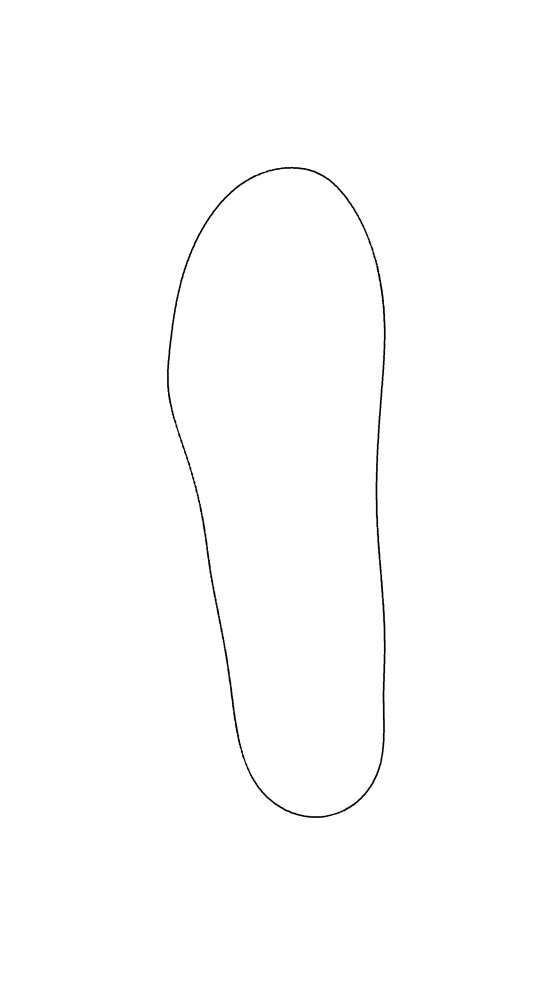
#> input picture WSTAR - hydro trainer/290RB.jpg, 1658 x 2954 px, found by its file name (shown at 1/3 size)
$ python control_point_v2.py
#> lines starting #> are read from the running program, lines starting #| are printed output that depends on the picture; after the words box and inside, x2 and y2 are one past the last pixel; in counts of white or black regions, pixels touching at a corner belong together
import os
import numpy as np
import matplotlib
import matplotlib.pyplot as plt

# --- Matplotlib 백엔드 설정 ---
preferred_backends = ["QtAgg", "Qt5Agg", "TkAgg"]
for be in preferred_backends:
    try:
        matplotlib.use(be, force=True)
        break
    except Exception:
        pass
print("Matplotlib backend:", matplotlib.get_backend())


# --- 이미지 및 윤곽선 처리 함수 ---
# 1.이미지 이진 마스킹
def load_binary_outline(image_path, thresh=0.8):
    import matplotlib.image as mpimg
    img = mpimg.imread(image_path) # GUI 띄어줄 이미지를 읽음

    if img.ndim == 3: # 색 이미지임 ㅇㅇ
        gray = img[..., :3].mean(axis=2) # 해당 이미지  >>> 3색 평균값으로 만들고 이걸  흑백으로 변환시킴

    else: # 아님!
        gray = img.astype(float)

    # 흑백 사진에 대해서 정규화 시킴
    gray = (gray - gray.min()) / (gray.max() - gray.min() + 1e-9)

    # 흑백 사진에 대해서 이진 마스킹 진행 >> 그냥 흑/백 부분으로 나누는거
    #thresh는 0.8로 밝기가 0.8보다 어두우면 1로 나옴 ㅇㅇ
    mask = (gray < thresh).astype(np.uint8)

    try:# 마스크를 좀 더 다듬는 구간 (너무 삐뚤빼뚤해서 그럼) 생각 ㄴㄴ
        from scipy.ndimage import binary_dilation, binary_closing
        mask = binary_closing(mask, iterations=1)
        mask = binary_dilation(mask, iterations=1)
    except Exception: print("Scipy not found.")

    return mask # 마스킹 완성!


# 2.윤곽선 추출
def largest_contour(mask):
    from skimage import measure
    # 앞에서 마스킹 한거 ㅇㅇ 그거가지고 윤곽선 추출 level은 강도임
    contours = measure.find_contours(mask, level=0.5)
    if not contours: raise RuntimeError("No contour found.")
    return np.fliplr(max(contours, key=len))  # >> 가장 큰 외곽선 선택   >> 그리고 나서 좌우 반전함 --------  contour 좌표는 (row, col) = (y, x) 순서라서 우리가 아는 x/y좌표에 너으려면 그래야한뎅


# 3.윤곽선을 다각형으로 만듬
def resample_polyline(points, n_samples):# points - 윤곽선 전체를 n_samples개의 점으로 다각형을 그림!
    P = np.vstack([points, points[0]]) ## 시작점과 끝점을 일단 연결함 >> 끊어져있을수도 있으니께

    seg_lengths = np.linalg.norm(np.diff(P, axis=0), axis=1) # 전체 변의 길이 배열.
    # np.diff(P, axis=0) >> 이게 각 점의 벡터차이
    # np.linalg.norm >> 벡터의 norm을 구함  >> 거리임
    # cumulative_lengths = np.hstack([[0], np.cumsum(seg_lengths)])
    cumulative_lengths = np.hstack(np.cumsum(seg_lengths)) # 각 선분 길이를 누적합해서 경로를 따라 진행한 거리 누적.  >> 1,1+2, 1+2+3 ... 이렇게 되어있고,
    total_length = cumulative_lengths[-1] ## 그럼 젤 끝에건 전체 폐곡선의 길이, 폐곡선이란... 한 곡선상에서 한 점이 한 방향으로 움직여, 출발점으로 되돌아오는 곡선.이라네여

    u = np.linspace(0, total_length, n_samples, endpoint=False) # 전체 구간에서 균등 간격의 n_samples 생성  >> 일정한 거리간격으로 생성하는거징

    # 각 샘플 u가 어느 선분 구간에 속하는지 찾아서 그 인덱스를 반환
    indices = np.searchsorted(cumulative_lengths, u, side="right") - 1
    indices = np.clip(indices, 0, len(P) - 2) # 배열 범위 조정


    # t는 각 샘플이 속한 선분에서의 상대 위치 (0~1).  >> 이건....모르겠당
    t = (u - cumulative_lengths[indices]) / (seg_lengths[indices] + 1e-9)

    return (1 - t)[:, None] * P[indices] + t[:, None] * P[indices + 1] # 선분의 양 끝점을 선형 보간.
    # >> n_samples × 2 배열 = 등간격 아크길이로 다시 샘플링된 곡선 좌표가 결과로 출력됨!


# --- B-스플라인 핵심 함수 -------------------------------------------------------------------------------------

# --- 1.Knot Vector 생성 함수 ---
def open_uniform_knot_vector(n_ctrl, degree):
    # 스플라인에서 degree = 차수란??

    # 선형(linear, p=1): C⁰ 연속 → 꺾이는 다각형 같은 곡선
    # 이차(quadratic, p=2): C¹ 연속 → 기울기까지 연속 (부드럽지만 약간 각진 느낌)
    # 삼차(cubic, p=3): C² 연속 → 곡률까지 연속, 가장 많이 쓰임 (CAD, 그래픽스)
    # *********차수가 더 커질수록 곡선이 매끄러워지고, 제어점 변화가 더 넓게 퍼짐


    # Knot Vector란    >> 매개변수 t가 어느 구간에서 어떤 제어점 기저 함수가 활성화되는지를 결정
    # Knot Vector의 총 개수는 제어점 개수(n_ctrl) + 차수(degree) + 1

    #
    knots = np.concatenate([
        np.zeros(degree + 1),  # >> 곡선이 첫 제어점에서 시작하도록 보장
        np.arange(1, n_ctrl - degree),
        np.full(degree + 1, n_ctrl - degree) # >>곡선이 마지막 제어점에서 끝나도록 보장
    ])

    # 예시!

    # 제어점 5개 (n_ctrl=5), 차수 3 (degree=3)일 때:

    #knots = np.concatenate([
        # 앞부분: np.zeros(4) → [0,0,0,0]
        # 중간: np.arange(1, 2) → [1]
        # 끝부분: np.full(4, 2) → [2,2,2,2]
    #])


    # 합치면 → [0,0,0,0,1,2,2,2,2]
    # 정규화하면 [0,0,0,0,0.5,1,1,1,1]  >> 0에서 시작해서 1에서 끝나는 knot vector.

    return knots / np.max(knots) # 0과 1 사이로 정규화


# Cox-de Boor 재귀 공식을 사용한 B-스플라인 기저 함수 계산   >> 이건 정해져있는 방정식같은거임!
def bspline_basis(i, degree, knots, t):
   # 기저함수란?
   # B-스플라인 곡선은 제어점(control points)과 기저 함수(basis functions) 의 선형 결합으로 표현됨

   # 여기서는 이를 이용해서
   # 특정 점 t에서 각 컨트롤 포인트들이 얼마나 기여하는지(가중치) 를 구하는 함수


    if degree == 0:# >> 이건 차수가 0일때임 거의 직선으로 그려짐
        is_last_knot = (i + 1 == len(knots) - 1)
        if (knots[i] <= t < knots[i+1]) or (is_last_knot and np.isclose(t, knots[i+1])):
            return 1.0
        return 0.0


    # i번째 컨트롤 포인트, 왼쪽 구간에서의 기여
    term1 = 0.0
    den1 = knots[i+degree] - knots[i]
    if den1 > 1e-9:
        term1 = (t - knots[i]) / den1 * bspline_basis(i, degree - 1, knots, t) # 차수 낮춰가면서 재귀적으로 돌림


    #i번째 컨트롤 포인트, 오른쪽 구간에서의 기여
    term2 = 0.0
    den2 = knots[i+degree+1] - knots[i+1]
    if den2 > 1e-9:
        term2 = (knots[i+degree+1] - t) / den2 * bspline_basis(i + 1, degree - 1, knots, t) # 차수 낮춰가면서 재귀적으로 돌림

    # 각 지점 기여도 조사끝!
    return term1 + term2


# ctrl_points + 차수(degree) + 노드 벡터(knots) + 매개변수 값들(t_values)을 받아서, 곡선 위의 좌표들을 계산
def bspline_curve(ctrl_points, degree, knots, t_values):
    """B-스플라인 곡선 계산"""
    n_ctrl = len(ctrl_points)
    curve = np.zeros((len(t_values), ctrl_points.shape[1]))


    for j, t in enumerate(t_values):
        point = np.zeros(ctrl_points.shape[1])
        for i in range(n_ctrl):
            w = bspline_basis(i, degree, knots, t)
            if w > 1e-9:
                point += w * ctrl_points[i]
        curve[j] = point
    return curve


# --- 메인 B-스플라인을 위한 피팅 함수 -------------------------------------------------------
def fit_open_bspline_least_squares(points, n_ctrl=20, degree=3, lam=1e-5):
    """'열린' B-스플라인을 데이터 점들에 최소자승법으로 피팅합니다."""

    M = len(points) # 아까 만든 다각형 ㅇㅇ 점 갯수

    knots = open_uniform_knot_vector(n_ctrl, degree) # knot 벡터


    # 0과 1 사이에서 M개의 균등 간격 숫자 생성   // endpoint =True >> 1을 포함함!
    ts = np.linspace(0, 1, M, endpoint=True)

    A = np.zeros((M, n_ctrl)) # 초기화된 n_ctrl갯수 행렬


    for j, t in enumerate(ts):# 데이터 점 × 제어점 크기의 기저함수 행렬 만들기,
        for i in range(n_ctrl):
            A[j, i] = bspline_basis(i, degree, knots, t)  #> > i번째 컨트롤 포인트가 t점(윤곽선 위 점)에 대해 미치는 영향 계산


    # 정규화(Regularization) 행렬 D >> 스무딩(regularization) 을 위해 >> 제어점이 많아지면, 너무 울룩블룩해짐, 이걸 방지하게끔 하는 부분
    if lam > 0:
        # np.eye(n_ctrl, k=0) >>> 대각선이 1인 단위 행렬, np.eye(n_ctrl, k=1) >> 위 대각선,  np.eye(n_ctrl, k=-1) >> 아래대각선
        D = np.eye(n_ctrl, k=0) * -2 + np.eye(n_ctrl, k=1) * 1 + np.eye(n_ctrl, k=-1) * 1

        #
        D = D[1:-1] #  곡선 시작·끝을 강제로 지나야 하므로, 양 끝점은 제외해서 조정 X

        # >> 보통 최소자승 정규방정식  lam이 클수록 더 매끈한 곡선이 됨
        ATA = A.T @ A + lam * (D.T @ D) # @ => 행렬 곱 연산자
    else:
        ATA = A.T @ A


    # 최소자승법으로 컨트롤 포인트를 풀어버림
    ATYx = A.T @ points[:, 0] # X좌표용 근사
    ATYy = A.T @ points[:, 1] # Y좌표용 근사

    # np.linalg.solve >> 선형 방정식을 푸는 데 사용되는 NumPy의 함수, 주어진 선형 방정식의 행렬 형태의 계수와 상수 벡터를 입력으로 받아, 선형 방정식의 해를 구함
    ctrl_x = np.linalg.solve(ATA + 1e-9 * np.eye(n_ctrl), ATYx)# 컨트롤포인트들의 x좌표
    ctrl_y = np.linalg.solve(ATA + 1e-9 * np.eye(n_ctrl), ATYy)# 컨트롤포인트들의 y좌표

    return np.stack([ctrl_x, ctrl_y], axis=1), knots # 제어점 x좌표와 y좌표를 합쳐서 (x,y) 쌍으로 만듦.


class DraggableCtrl:
    def __init__(self, ctrl_points, background_contour=None, save_stem=None, title_suffix=""):
        self.ctrl = ctrl_points.copy()
        self.knots = open_uniform_knot_vector(len(self.ctrl), DEGREE)
        self.fig, self.ax = plt.subplots(figsize=(8, 10))

        # 저장 베이스 경로 (예: ".../230Size2_ctrl_mm")
        self.save_stem = save_stem

        # 보기 안정화를 위해 첫 컨트롤 포인트를 원점으로 이동
        offset = self.ctrl[0].copy()
        self.ctrl = self.ctrl - offset
        bg = None
        if background_contour is not None:
            bg = background_contour - offset
            self.ax.plot(bg[:, 0], bg[:, 1], color="k", lw=1.2, alpha=0.8, label="Original Contour")

        self.scat = self.ax.scatter(self.ctrl[:, 0], self.ctrl[:, 1], s=60, zorder=4, label="Control Points")
        (self.line_ctrl,) = self.ax.plot([], [], "--", color="grey", zorder=3, label="Control Polygon")
        (self.curve_line,) = self.ax.plot([], [], linewidth=2.5, zorder=2, color="#d9534f",
                                          label=f"Open B-spline (degree={DEGREE})")

        self.ax.set_title(f"Drag Control Points to Edit the Spline (Open) — Real-size (mm) {title_suffix}")
        self.ax.set_aspect("equal", "box")
        self.ax.grid(True, alpha=0.3)
        self.ax.invert_yaxis()
        # ★ (B) 데이터 기반으로 축 범위 크게 잡기 (패딩 포함)
        #     - 배경 윤곽선이 있으면 같이 고려
        all_pts = self.ctrl if bg is None else np.vstack([self.ctrl, bg])
        xmin, ymin = all_pts.min(axis=0)
        xmax, ymax = all_pts.max(axis=0)
        pad_x = 0.6 * (xmax - xmin + 1e-9)
        pad_y = 0.2 * (ymax - ymin + 1e-9)
        self.ax.set_xlim(xmin - pad_x, xmax + pad_x)
         # invert_yaxis()를 썼으니, y축은 (ymax+pad) -> (ymin-pad)의 순서로 그려야 화면이 “아래로 증가”
        self.ax.set_ylim(ymax + pad_y, ymin - pad_y)

        self.update_curve(rescale=False)
        self.ax.legend(loc="best")

        self.dragging_idx = None
        # 이벤트 연결(드래그)
        self.fig.canvas.mpl_connect("button_press_event", self.on_press)
        self.fig.canvas.mpl_connect("button_release_event", self.on_release)
        self.fig.canvas.mpl_connect("motion_notify_event", self.on_motion)
        # ★ 저장 단축키 & 창 닫힘(auto-save)
        self.fig.canvas.mpl_connect("key_press_event", self.on_key)
        self.fig.canvas.mpl_connect("close_event", self.on_close)

    def eval_curve(self, n=400):# 스플라인 그리기  >>>>>>>>>>>>>>>>>>>>>>>>>>>>>>>>>>>>>>>>>>>>>> 이것만 보기
        t = np.linspace(0, 1, n, endpoint=False)
        C = bspline_curve(self.ctrl, DEGREE, self.knots, t)
        return np.vstack([C, C[0]])

    def update_curve(self, rescale=False):
        curve = self.eval_curve()
        self.curve_line.set_data(curve[:, 0], curve[:, 1])
        self.scat.set_offsets(self.ctrl)
        self.line_ctrl.set_data(self.ctrl[:, 0], self.ctrl[:, 1])
        if rescale:
            self.ax.relim(); self.ax.autoscale_view()
        self.fig.canvas.draw_idle()

    # [7 lines left out: function pick_point, not called in this run]

    def on_press(self, event):
        if event.inaxes != self.ax: return
        self.dragging_idx = self.pick_point(event)

    def on_release(self, event):
        self.dragging_idx = None

    # [59 lines left out: functions on_motion, _ensure_stem, _default_save_path, save_csv, on_key, on_close, not called in this run]


import re

def bbox_minmax(points): # 바운딩박스 만듬 --> 끝부분 기준으로 네모난 박스를 만드는것
    xmin, ymin = points.min(axis=0) # 좌우 끝
    xmax, ymax = points.max(axis=0) # 위아래 끝
    return xmin, ymin, xmax, ymax

def scale_to_mm(points, height_mm, ref_axis="y"): # 픽셀 좌표 -> 실제 mm단위로 변환
    xmin, ymin, xmax, ymax = bbox_minmax(points)
    if ref_axis.lower() == "y": # 높이 기준
        scale = height_mm / (ymax - ymin + 1e-9) # 목표mm/실제 픽셀 길이. 1e-9는 0으로 나누기 방지
    else:
        scale = height_mm / (xmax - xmin + 1e-9)
    return (points - [xmin, ymin]) * scale # 원점 정렬(좌상단을 0,0)

def parse_size_mm_from_filename(path, fallback=250.0):
    m = re.search(r'(\d{2,3})(?=[^\d]|$)', os.path.basename(path)) # 2~3자리 숫자를 캡쳐. 230~290, 숫자 다음에 숫자가 아닌 문자/문자열 끝이 와야함
    return float(m.group(1)) if m else float(fallback) # 못찾으면 250반환함, 숫자반환


# --- MODIFIED: 메인 실행 함수 ---
def run_open_fit(image_path, n_contour_points=200, n_ctrl_points=25):
    print("1. Loading image and extracting contour...")
    mask = load_binary_outline(image_path) # 이진 마스킹
    contour = largest_contour(mask) # 윤곽선 추출

    print(f"2. Resampling contour to {n_contour_points} points...")
    contour_resampled = resample_polyline(contour, n_contour_points) # 윤곽선 전체를 n_samples개의 점으로 만들수 있는 다각형을 그림!

    print("3. Re-ordering contour data to start and end at the toe...")
    # --- 데이터 재구성 (핵심) ---
    # 발가락 끝점(y값이 가장 큰 점)의 인덱스를 찾음
    toe_index = np.argmax(contour_resampled[:, 1])
    # np.argmax >> rkwkd zms dnjsthdml dlseprtm qksghks
    # [:,0] → x좌표 (좌우 방향)
    # [:,1] → y좌표 (상하 방향)

    # 발가락 끝점이 배열의 시작이 되도록 데이터를 회전시킴    >> 동작은 다음과 같이 -- [shift = toe_index → 배열을 앞으로 toe_index만큼 밀어줌.]
    contour_rolled = np.roll(contour_resampled, toe_index, axis=0)
    # 시작점을 마지막에 추가하여 데이터를 [toe, ..., toe] 형태로 만듦  >> 완전히 닫기!
    contour_path = np.vstack([contour_rolled, contour_rolled[0]])

    # ★ 추가: 파일명에서 사이즈(mm) 읽어서 mm 스케일로 변환
    size_mm = parse_size_mm_from_filename(image_path, fallback=250.0)
    contour_mm = scale_to_mm(contour_path, height_mm=size_mm, ref_axis="y")

    # 저장 파일명 베이스: 예) "C:/.../230Size2_ctrl_mm"
    save_stem = os.path.splitext(image_path)[0] + "_ctrl_mm"

    print(f"4. Fitting an open B-spline with {n_ctrl_points} control points (mm space)...")
    # 제어점을 사용하여 B-스플라인을 맞춤
    initial_ctrl_points, _ = fit_open_bspline_least_squares(
        contour_mm, n_ctrl=n_ctrl_points, degree=DEGREE
    )

    print("5. Launching interactive editor (mm mode)...")
    # 마지막 GUI창 구성
    app = DraggableCtrl(initial_ctrl_points, background_contour=contour_mm,save_stem=save_stem,)
    app.ax.set_title(f"Drag Control Points to Edit the Spline (Open) — Real-size (≈{size_mm:.0f} mm)")
    plt.show()


if __name__ == "__main__":
    # --- MODIFIED: '열린' B-스플라인을 위한 Interactive Editor ---
    DEGREE = 3
    PICK_RADIUS_PX = 12

    IMAGE_FILE = "290RB.jpg"
    N_CONTOUR_POINTS = 200
    N_CTRL_POINTS = 25

    '''if not os.path.exists(IMAGE_FILE):
        print(f"Error: Image file not found at '{IMAGE_FILE}'")
    else:'''
    run_open_fit(
            image_path=IMAGE_FILE,
            n_contour_points=N_CONTOUR_POINTS,
            n_ctrl_points=N_CTRL_POINTS
        )
#> in load_binary_outline, img is the input picture: shape (2954, 1658, 3); min 0, max 255, mean 253.9
#> in load_binary_outline, `mask = (gray < thresh).astype(np.uint8)`:
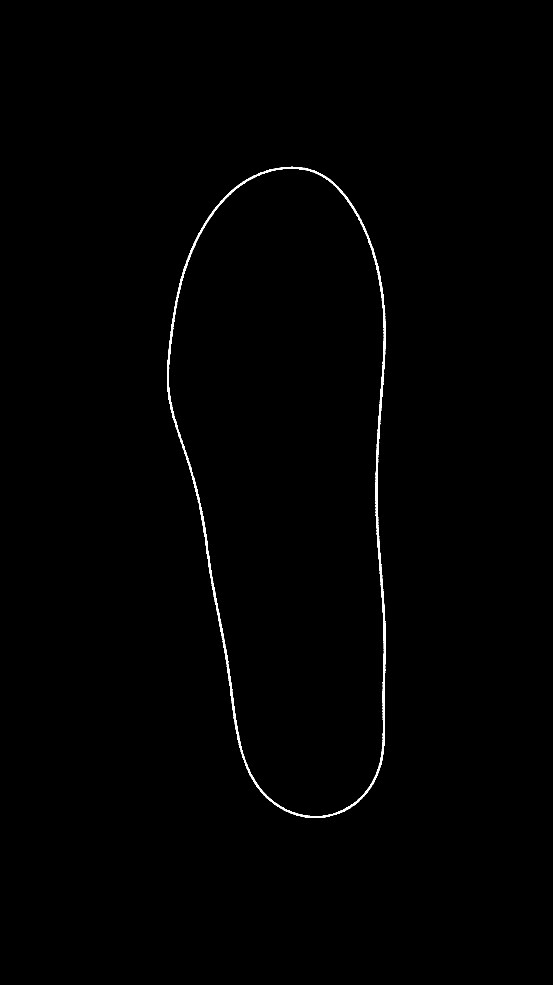
#> mask: shape (2954, 1658) (shown at 1/3 size); values 0 (black) and 1 (white), 0.5% white; 1 white region, box (x1, y1, x2, y2) and area: (501, 500, 1157, 2454) 24686
#> in load_binary_outline, `mask = binary_dilation(mask, iterations=1)`:
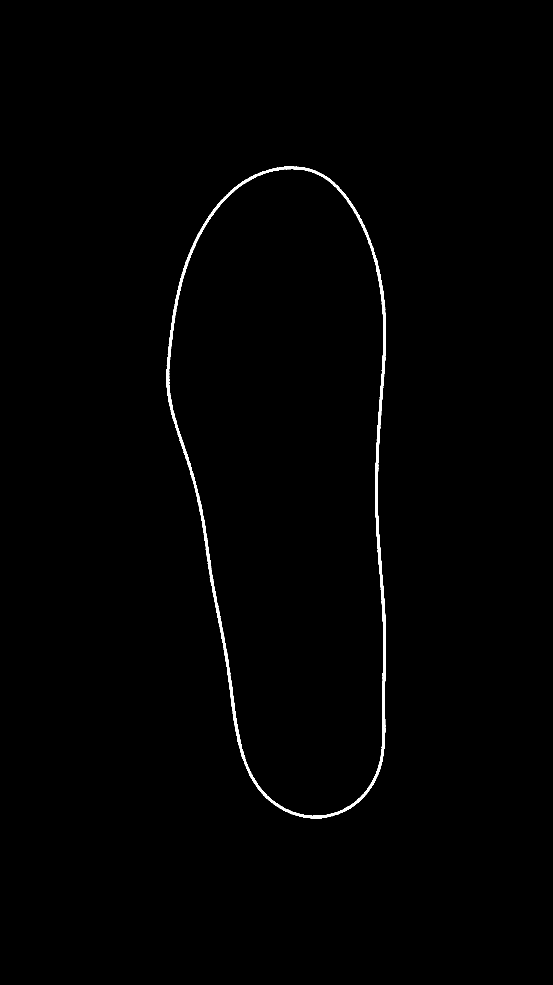
#> mask: shape (2954, 1658) bool (shown at 1/3 size); 0.68% white; 1 white region, box (x1, y1, x2, y2) and area: (500, 499, 1158, 2455) 33356
#> in largest_contour, `contours = measure.find_contours(mask, level=0.5)`: contours = 2 point arrays, longest 5999 points
#> in run_open_fit, `contour = largest_contour(mask)`: contour = 5999 pairs, first value 499.5 to 1157.5, second value 498.5 to 2454.5
#> in resample_polyline, `P = np.vstack([points, points[0]])`: P = 6000 pairs, first value 499.5 to 1157.5, second value 498.5 to 2454.5
#> in resample_polyline, `seg_lengths = np.linalg.norm(np.diff(P, axis=0), axis=1)`: seg_lengths = 5999 values, max 1 at index 0, min 0 at index 5998, mean 0.832
#> in resample_polyline, `cumulative_lengths = np.hstack(np.cumsum(seg_lengths))`: cumulative_lengths = 5999 values from 1 to 4992.8
#> in resample_polyline, `total_length = cumulative_lengths[-1]`: total_length = 4992.8
#> in resample_polyline, `indices = np.searchsorted(cumulative_lengths, u, side="right") - 1`: indices = 200 values from -1 to 5966
#> in resample_polyline, `indices = np.clip(indices, 0, len(P) - 2)`: indices = 200 values from 0 to 5966
#> in resample_polyline, `t = (u - cumulative_lengths[indices]) / (seg_lengths[indices] + 1e-9)`: t = 200 values, max 1.39 at index 107, min -1 at index 0, mean 0.494
#> in run_open_fit, `contour_resampled = resample_polyline(contour, n_contour_points)`: contour_resampled = 200 pairs, first value 499.5 to 1157.5, second value 499.5 to 2454.5
#> in run_open_fit, `toe_index = np.argmax(contour_resampled[:, 1])`: toe_index = 1
#> in run_open_fit, `contour_rolled = np.roll(contour_resampled, toe_index, axis=0)`: contour_rolled has the same summary as contour_resampled
#> in run_open_fit, `contour_path = np.vstack([contour_rolled, contour_rolled[0]])`: contour_path = 201 pairs, first value 499.5 to 1157.5, second value 499.5 to 2454.5
#> in bbox_minmax, `xmin, ymin = points.min(axis=0)`: xmin = 499.5
#> in bbox_minmax, `xmax, ymax = points.max(axis=0)`: xmax = 1157.5; ymax = 2454.5
#> in scale_to_mm, `xmin, ymin, xmax, ymax = bbox_minmax(points)`: xmin = 499.5; xmax = 1157.5; ymax = 2454.5
#> in scale_to_mm, `scale = height_mm / (ymax - ymin + 1e-9)`: scale = 0.148
#> in run_open_fit, `contour_mm = scale_to_mm(contour_path, height_mm=size_mm, ref_axis="y")`: contour_mm = 201 pairs, first value 0 to 97.61, second value 0 to 290
#> in fit_open_bspline_least_squares, `M = len(points)`: M = 201
#> after the loop in fit_open_bspline_least_squares, `for j, t in enumerate(ts):# 데이터 점 × 제어점 크기의 기저함수 행렬 만들기,`:
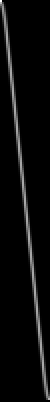
#> A: shape (201, 25) float64 (shown 2 times larger); min 0, max 1, mean 0.0398
#> in run_open_fit, `plt.show()`:
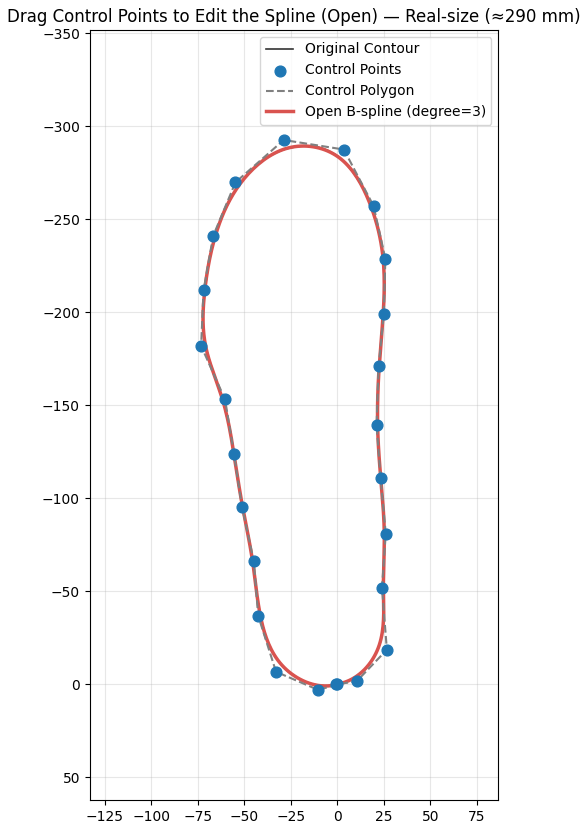
#> figure drawn by matplotlib, 1 panel
